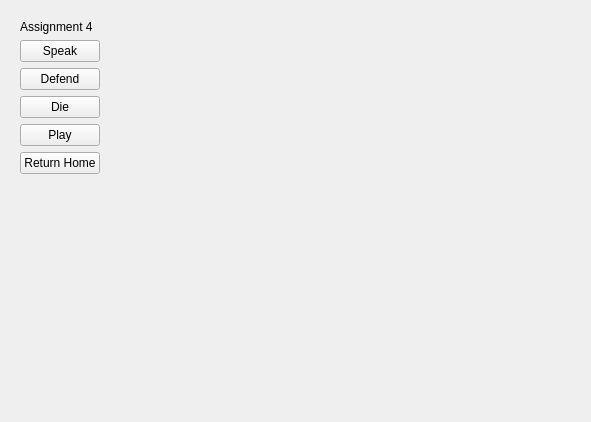
<?xml version="1.0" encoding="UTF-8"?>
<ui version="4.0">
 <class>Form</class>
 <widget class="QWidget" name="Form">
  <property name="geometry">
   <rect>
    <x>0</x>
    <y>0</y>
    <width>591</width>
    <height>422</height>
   </rect>
  </property>
  <property name="windowTitle">
   <string>Form</string>
  </property>
  <layout class="QHBoxLayout" name="horizontalLayout">
   <item>
    <widget class="QWidget" name="controlsBox" native="true">
     <layout class="QVBoxLayout" name="verticalLayout">
      <item>
       <widget class="QLabel" name="label">
        <property name="text">
         <string>Assignment 4</string>
        </property>
       </widget>
      </item>
      <item>
       <widget class="QPushButton" name="speakBtn">
        <property name="text">
         <string>Speak</string>
        </property>
       </widget>
      </item>
      <item>
       <widget class="QPushButton" name="defendBtn">
        <property name="text">
         <string>Defend</string>
        </property>
       </widget>
      </item>
      <item>
       <widget class="QPushButton" name="dieBtn">
        <property name="text">
         <string>Die</string>
        </property>
       </widget>
      </item>
      <item>
       <widget class="QPushButton" name="playBtn">
        <property name="text">
         <string>Play</string>
        </property>
       </widget>
      </item>
      <item>
       <widget class="QPushButton" name="homeBtn">
        <property name="text">
         <string>Return Home</string>
        </property>
       </widget>
      </item>
      <item>
       <spacer name="verticalSpacer">
        <property name="orientation">
         <enum>Qt::Vertical</enum>
        </property>
        <property name="sizeHint" stdset="0">
         <size>
          <width>20</width>
          <height>40</height>
         </size>
        </property>
       </spacer>
      </item>
     </layout>
    </widget>
   </item>
   <item>
    <spacer name="horizontalSpacer">
     <property name="orientation">
      <enum>Qt::Horizontal</enum>
     </property>
     <property name="sizeHint" stdset="0">
      <size>
       <width>439</width>
       <height>20</height>
      </size>
     </property>
    </spacer>
   </item>
  </layout>
 </widget>
 <resources/>
 <connections/>
</ui>
